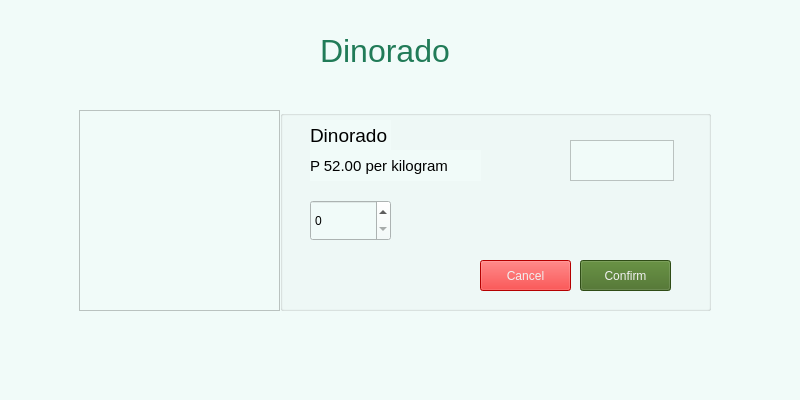
<?xml version="1.0" encoding="UTF-8"?>
<ui version="4.0">
 <class>Form</class>
 <widget class="QWidget" name="Form">
  <property name="geometry">
   <rect>
    <x>0</x>
    <y>0</y>
    <width>800</width>
    <height>400</height>
   </rect>
  </property>
  <property name="windowTitle">
   <string>Form</string>
  </property>
  <property name="styleSheet">
   <string notr="true">background-color:rgb(241, 251, 249)</string>
  </property>
  <widget class="QLabel" name="dinoradoHeadLabel">
   <property name="geometry">
    <rect>
     <x>320</x>
     <y>20</y>
     <width>131</width>
     <height>61</height>
    </rect>
   </property>
   <property name="font">
    <font>
     <pointsize>24</pointsize>
    </font>
   </property>
   <property name="styleSheet">
    <string notr="true">color: rgb(33, 123, 88);</string>
   </property>
   <property name="text">
    <string>Dinorado</string>
   </property>
  </widget>
  <widget class="QGraphicsView" name="dinoradoGraphicsView">
   <property name="geometry">
    <rect>
     <x>79</x>
     <y>110</y>
     <width>201</width>
     <height>201</height>
    </rect>
   </property>
  </widget>
  <widget class="QGroupBox" name="dinoradoGroupBox">
   <property name="geometry">
    <rect>
     <x>280</x>
     <y>110</y>
     <width>431</width>
     <height>201</height>
    </rect>
   </property>
   <property name="title">
    <string/>
   </property>
   <widget class="QLabel" name="dinoradoLabel">
    <property name="geometry">
     <rect>
      <x>30</x>
      <y>10</y>
      <width>81</width>
      <height>31</height>
     </rect>
    </property>
    <property name="font">
     <font>
      <pointsize>14</pointsize>
     </font>
    </property>
    <property name="text">
     <string>Dinorado</string>
    </property>
   </widget>
   <widget class="QLabel" name="dinoradoPriceLabel">
    <property name="geometry">
     <rect>
      <x>30</x>
      <y>40</y>
      <width>171</width>
      <height>31</height>
     </rect>
    </property>
    <property name="font">
     <font>
      <pointsize>11</pointsize>
     </font>
    </property>
    <property name="text">
     <string>P 52.00 per kilogram</string>
    </property>
   </widget>
   <widget class="QSpinBox" name="dinoradoSpinBox">
    <property name="geometry">
     <rect>
      <x>30</x>
      <y>90</y>
      <width>81</width>
      <height>41</height>
     </rect>
    </property>
   </widget>
   <widget class="QPlainTextEdit" name="dinoradoTextEdit">
    <property name="enabled">
     <bool>false</bool>
    </property>
    <property name="geometry">
     <rect>
      <x>290</x>
      <y>30</y>
      <width>104</width>
      <height>41</height>
     </rect>
    </property>
   </widget>
   <widget class="QPushButton" name="dinoradoConfirmButton">
    <property name="geometry">
     <rect>
      <x>300</x>
      <y>150</y>
      <width>91</width>
      <height>31</height>
     </rect>
    </property>
    <property name="styleSheet">
     <string notr="true">background-color: rgb(66, 107, 31);
color: rgb(240, 240, 240);
font: 10pt &quot;MS Shell Dlg 2&quot;;</string>
    </property>
    <property name="text">
     <string>Confirm</string>
    </property>
   </widget>
   <widget class="QPushButton" name="dinoradoCancelButton">
    <property name="geometry">
     <rect>
      <x>200</x>
      <y>150</y>
      <width>91</width>
      <height>31</height>
     </rect>
    </property>
    <property name="styleSheet">
     <string notr="true">background-color: rgb(254, 0, 0);
font: 10pt &quot;MS Shell Dlg 2&quot;;
color: rgb(240, 240, 240);</string>
    </property>
    <property name="text">
     <string>Cancel</string>
    </property>
   </widget>
  </widget>
 </widget>
 <resources/>
 <connections/>
</ui>
